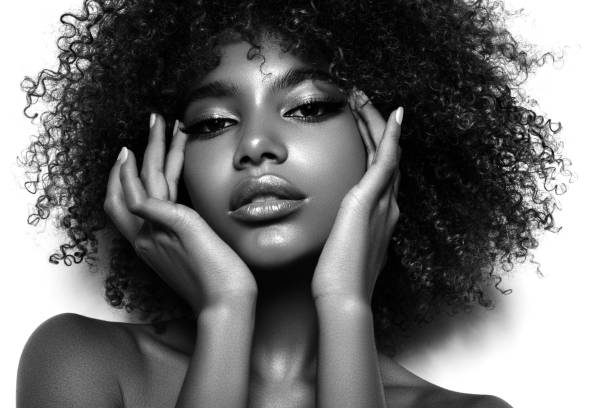
#> input picture girl.jpg, 612 x 408 px
$ python negative.py
#> lines starting #> are read from the running program, lines starting #| are printed output that depends on the picture
# -*- coding: utf-8 -*-
"""
Created on Sat Mar 19 18:37:21 2022
@author: Anil 076MSICE003

"""

import numpy as np
from PIL import Image
import matplotlib.pyplot as plt

#creating a function to negate the image

def negative(image):
    image = image.resize((400,400), Image.LANCZOS)
    #converting to numpy array
    numpy_image = np.array(image)

    r = numpy_image.shape[0]
    c = numpy_image.shape[1]

    temp = np.zeros(shape=(r,c))

    for i in range(r):
        for j in range(c):
            temp[i][j] = 255 - numpy_image[i][j] #s = (L – 1) – r L:maximum intensity

    negative = Image.fromarray(temp)

    return negative


# reading image and converting to gray scale
loaded_img = Image.open('girl.jpg').convert('L')
#> loaded_img is the input picture: PIL image 612x408 L; min 0, max 255, mean 115.1
image = loaded_img.resize((400,400), Image.LANCZOS)
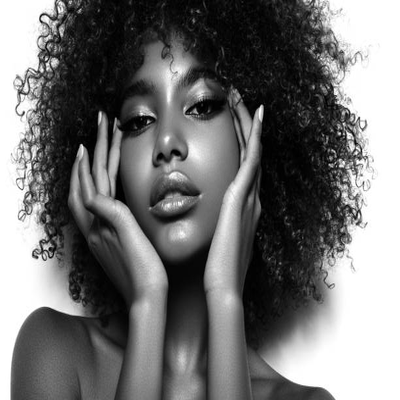
#> image: PIL image 400x400 L; min 0, max 255, mean 115.1
neg_img = negative(loaded_img)
#> after the loop in negative, `for i in range(r):`:
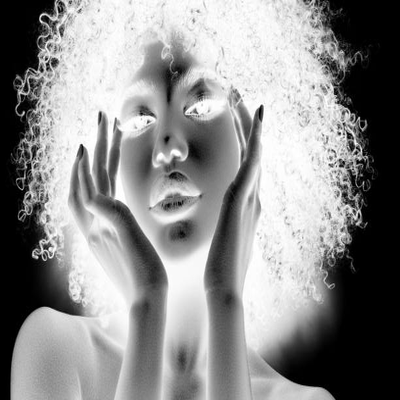
#> temp: shape (400, 400) float64; min 0, max 255, mean 139.9

"""
If you have an L mode image,
that means it is a single channel image - normally interpreted as greyscale.
The L means that is just stores the Luminance. It is very compact, but only
stores a greyscale, not colour.

"""
#displaying the images
fig = plt.figure(figsize = (7,5))

fig.add_subplot(1,2,1)
plt.imshow(image, cmap = 'gray')
plt.title('Original image')

fig.add_subplot(1,2,2)
plt.imshow(neg_img, cmap='gray')
plt.title('Negative image')
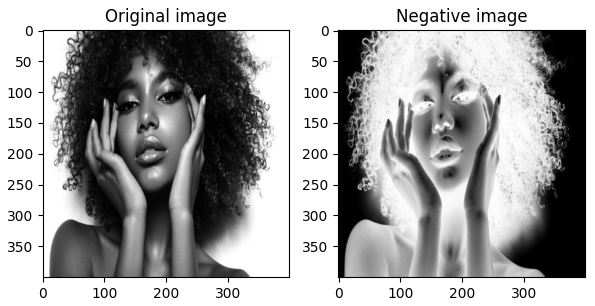
#> figure drawn by matplotlib, 2 panels

$ run again, with cats.jpg copied over girl.jpg
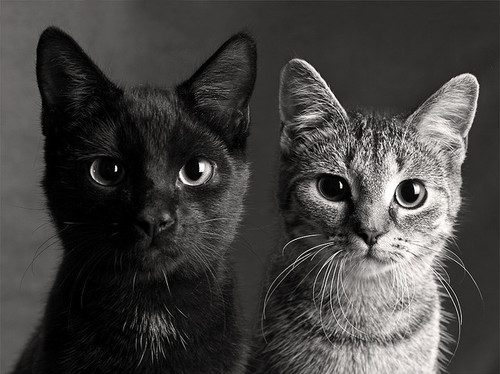
#> input picture cats.jpg, 500 x 374 px
#> after the loop in negative, `for i in range(r):`:
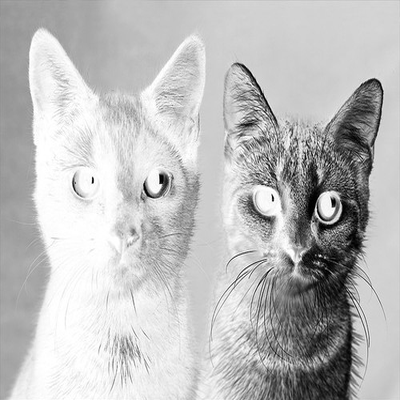
#> temp: shape (400, 400) float64; min 0, max 255, mean 188.9
#> `plt.title('Negative image')`:
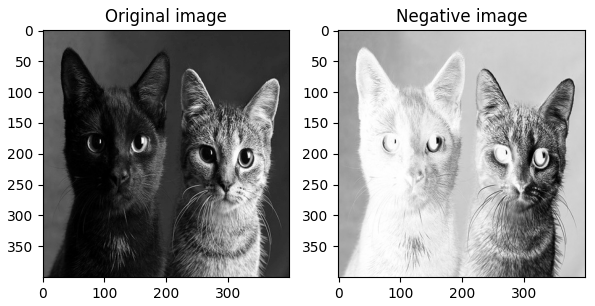
#> figure drawn by matplotlib, 2 panels

$ run again, with lion.jpg copied over girl.jpg
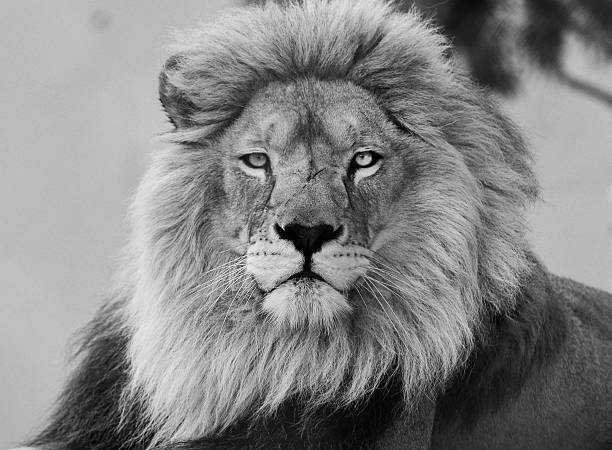
#> input picture lion.jpg, 612 x 450 px
#> loaded_img is the input picture: PIL image 612x450 L; min 0, max 255, mean 133.1
#> after the loop in negative, `for i in range(r):`:
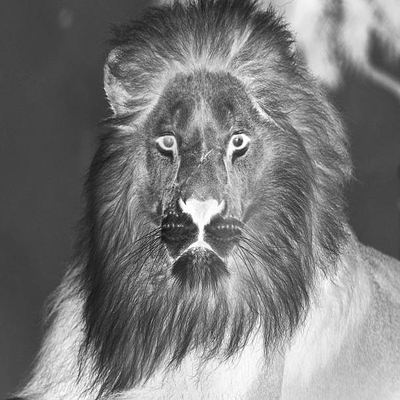
#> temp: shape (400, 400) float64; min 9, max 255, mean 121.9
#> `plt.title('Negative image')`:
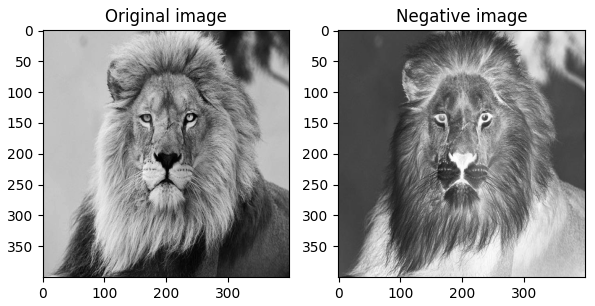
#> figure drawn by matplotlib, 2 panels
